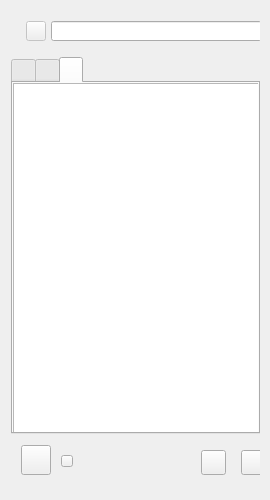
<?xml version="1.0" encoding="UTF-8"?>
<ui version="4.0">
 <class>MainWindow</class>
 <widget class="QMainWindow" name="MainWindow">
  <property name="geometry">
   <rect>
    <x>0</x>
    <y>0</y>
    <width>270</width>
    <height>500</height>
   </rect>
  </property>
  <property name="maximumSize">
   <size>
    <width>700</width>
    <height>500</height>
   </size>
  </property>
  <property name="windowTitle">
   <string>MainWindow</string>
  </property>
  <widget class="QWidget" name="centralWidget">
   <property name="maximumSize">
    <size>
     <width>700</width>
     <height>500</height>
    </size>
   </property>
   <widget class="QWidget" name="verticalLayoutWidget">
    <property name="geometry">
     <rect>
      <x>0</x>
      <y>0</y>
      <width>271</width>
      <height>501</height>
     </rect>
    </property>
    <layout class="QVBoxLayout" name="verticalLayout">
     <item>
      <widget class="QWidget" name="widget" native="true">
       <property name="sizePolicy">
        <sizepolicy hsizetype="Preferred" vsizetype="Expanding">
         <horstretch>0</horstretch>
         <verstretch>0</verstretch>
        </sizepolicy>
       </property>
       <property name="maximumSize">
        <size>
         <width>16777215</width>
         <height>40</height>
        </size>
       </property>
       <widget class="QWidget" name="searchWidget" native="true">
        <property name="geometry">
         <rect>
          <x>10</x>
          <y>5</y>
          <width>251</width>
          <height>30</height>
         </rect>
        </property>
        <widget class="QPushButton" name="searchPButton">
         <property name="enabled">
          <bool>false</bool>
         </property>
         <property name="geometry">
          <rect>
           <x>5</x>
           <y>5</y>
           <width>20</width>
           <height>20</height>
          </rect>
         </property>
         <property name="text">
          <string/>
         </property>
        </widget>
        <widget class="QLineEdit" name="searchLEdit">
         <property name="geometry">
          <rect>
           <x>30</x>
           <y>5</y>
           <width>211</width>
           <height>20</height>
          </rect>
         </property>
        </widget>
       </widget>
      </widget>
     </item>
     <item>
      <widget class="QTabWidget" name="qqTWidget">
       <property name="sizePolicy">
        <sizepolicy hsizetype="Expanding" vsizetype="Fixed">
         <horstretch>0</horstretch>
         <verstretch>0</verstretch>
        </sizepolicy>
       </property>
       <property name="maximumSize">
        <size>
         <width>16777215</width>
         <height>30000</height>
        </size>
       </property>
       <property name="currentIndex">
        <number>2</number>
       </property>
       <widget class="QWidget" name="qqFriendTab">
        <attribute name="title">
         <string/>
        </attribute>
        <widget class="QQListWidget" name="friendLWidget">
         <property name="geometry">
          <rect>
           <x>0</x>
           <y>0</y>
           <width>271</width>
           <height>361</height>
          </rect>
         </property>
        </widget>
       </widget>
       <widget class="QWidget" name="qqGroupTab">
        <attribute name="title">
         <string/>
        </attribute>
        <widget class="QQListWidget" name="groupLWidget">
         <property name="geometry">
          <rect>
           <x>0</x>
           <y>0</y>
           <width>271</width>
           <height>361</height>
          </rect>
         </property>
        </widget>
       </widget>
       <widget class="QWidget" name="qqClosestTab">
        <attribute name="title">
         <string/>
        </attribute>
        <widget class="QQListWidget" name="closestLWidget">
         <property name="geometry">
          <rect>
           <x>0</x>
           <y>0</y>
           <width>271</width>
           <height>361</height>
          </rect>
         </property>
        </widget>
       </widget>
      </widget>
     </item>
     <item>
      <widget class="QWidget" name="stateWidget" native="true">
       <property name="sizePolicy">
        <sizepolicy hsizetype="Preferred" vsizetype="Expanding">
         <horstretch>0</horstretch>
         <verstretch>0</verstretch>
        </sizepolicy>
       </property>
       <property name="maximumSize">
        <size>
         <width>16777215</width>
         <height>50</height>
        </size>
       </property>
       <widget class="QPushButton" name="addFriendPButton">
        <property name="geometry">
         <rect>
          <x>230</x>
          <y>10</y>
          <width>25</width>
          <height>25</height>
         </rect>
        </property>
        <property name="text">
         <string/>
        </property>
       </widget>
       <widget class="QPushButton" name="statusButton">
        <property name="geometry">
         <rect>
          <x>50</x>
          <y>15</y>
          <width>12</width>
          <height>12</height>
         </rect>
        </property>
        <property name="text">
         <string/>
        </property>
       </widget>
       <widget class="QPushButton" name="iconSelfPButton">
        <property name="geometry">
         <rect>
          <x>10</x>
          <y>5</y>
          <width>30</width>
          <height>30</height>
         </rect>
        </property>
        <property name="text">
         <string/>
        </property>
       </widget>
       <widget class="QPushButton" name="optionPButton">
        <property name="geometry">
         <rect>
          <x>190</x>
          <y>10</y>
          <width>25</width>
          <height>25</height>
         </rect>
        </property>
        <property name="text">
         <string/>
        </property>
       </widget>
      </widget>
     </item>
    </layout>
   </widget>
  </widget>
 </widget>
 <layoutdefault spacing="6" margin="11"/>
 <customwidgets>
  <customwidget>
   <class>QQListWidget</class>
   <extends>QListWidget</extends>
   <header location="global">qqlistwidget.h</header>
  </customwidget>
 </customwidgets>
 <resources/>
 <connections/>
</ui>
